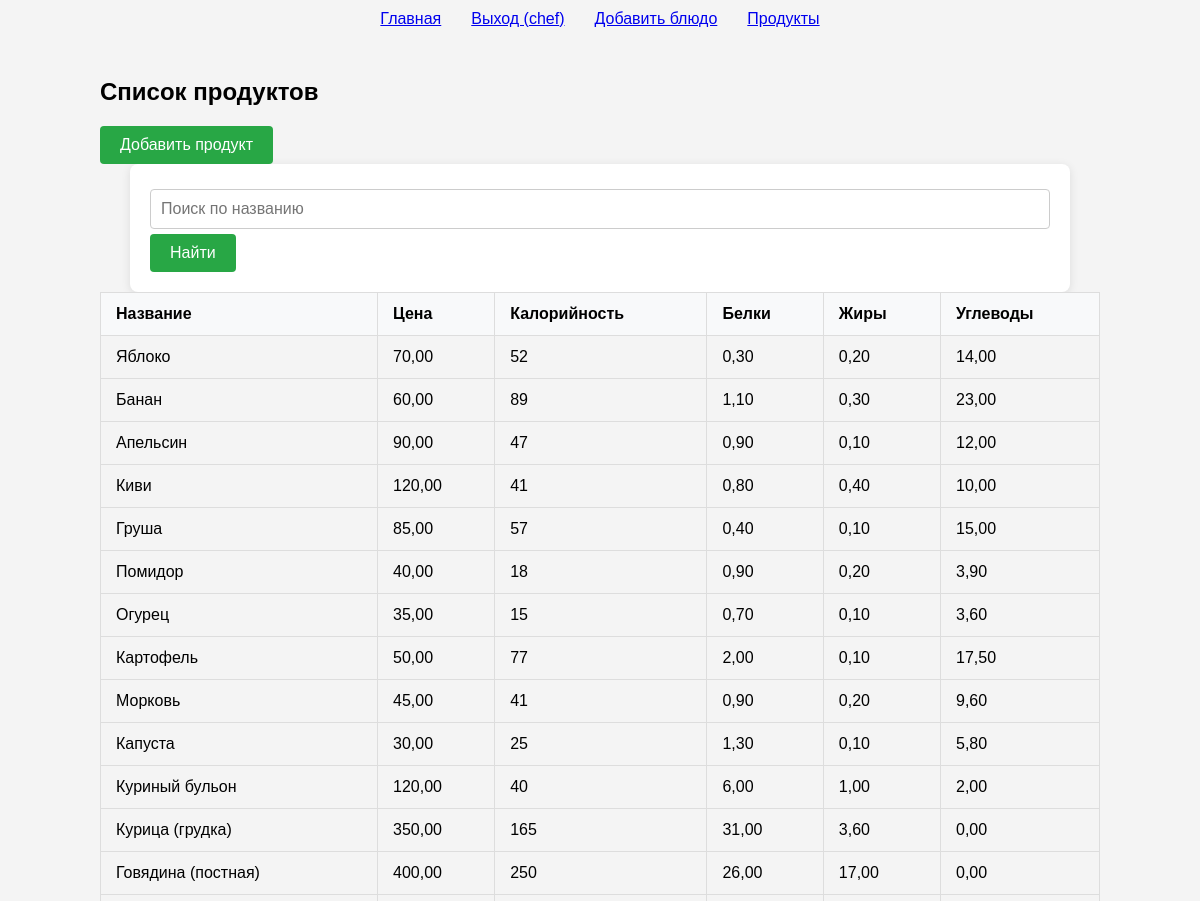
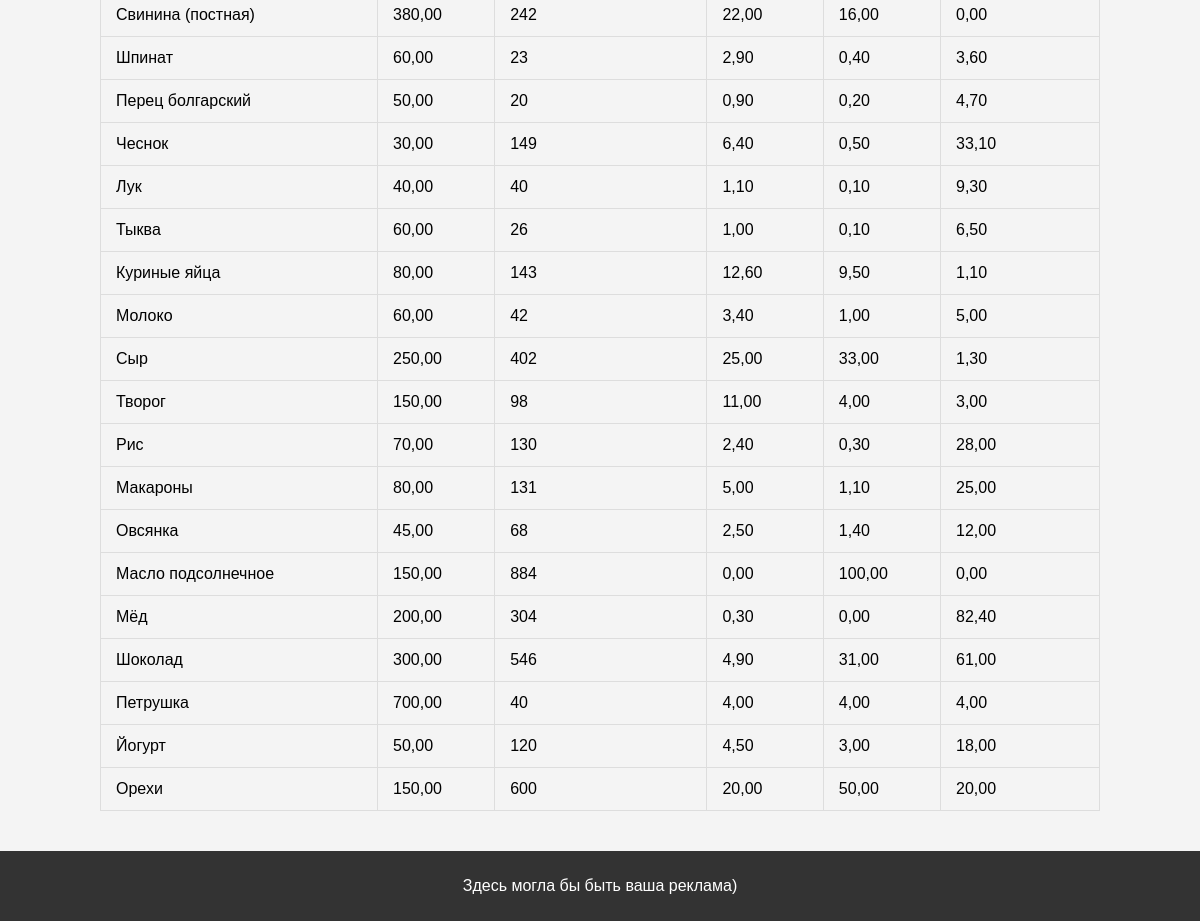
/app/products/ (signed in), run on the app's committed database (2 pictures, top to bottom).
### app/models.py (models this page shows, shortened)
class Product(models.Model):
    name = models.CharField(max_length=50)
    price = models.DecimalField(max_digits=10, decimal_places=2)
    calories = models.IntegerField()
    proteins = models.DecimalField(max_digits=5, decimal_places=2)
    fats = models.DecimalField(max_digits=5, decimal_places=2)
    carbohydrates = models.DecimalField(max_digits=5, decimal_places=2)

### app/views.py (the view)
# urls.py: path('products/', views.product_list, name='products'),
@login_required
def product_list(request):
    query = request.GET.get('search', '').strip()
    products = Product.objects.all()
    if query:
        products = products.filter(name__icontains=query)
    return render(request, 'app/products.html', {'products': products, 'search_query': query})

### app/templates/app/products.html (shortened to what this page needs)
{% extends 'main/base.html' %}
{% block content %}
    <h1>Список продуктов</h1>
    <a href="{% url 'add_product' %}">
        <button>Добавить продукт</button>
    </a>
    <form method="GET" action="{% url 'products' %}">
        <input type="text" name="search" value="{{ search_query }}" placeholder="Поиск по названию">
        <button type="submit">Найти</button>
    </form>
    <table>
        <thead>
            <tr>
                <th>Название</th>
                <th>Цена</th>
                <th>Калорийность</th>
                <th>Белки</th>
                <th>Жиры</th>
                <th>Углеводы</th>
            </tr>
        </thead>
        <tbody>
            {% for product in products %}
            <tr>
                <td>{{ product.name }}</td>
                <td>{{ product.price }}</td>
                <td>{{ product.calories }}</td>
                <td>{{ product.proteins }}</td>
                <td>{{ product.fats }}</td>
                <td>{{ product.carbohydrates }}</td>
            </tr>
            {% endfor %}
        </tbody>
    </table>
{% endblock %}

### main/templates/main/base.html (shortened to what this page needs)
<!DOCTYPE html>
<html lang="ru">
<head>
    {% load static %}
    <link rel="stylesheet" href="{% static 'css/style.css' %}">
</head>
<body>
<header>
    <nav>
        <div class='head'>
            <a href="{% url 'index' %}">Главная</a>
            {% if user.is_authenticated %}
            <a href="{% url 'logout' %}">Выход ({{ user.username }})</a>
            <a href="{% url 'add_dish' %}">Добавить блюдо</a><a href="{% url 'products' %}">Продукты</a>
            {% else %}
            <a href="{% url 'login' %}">Вход</a>
            <a href="{% url 'register' %}">Регистрация</a>
            {% endif %}
        </div>
    </nav>
</header>
<main>
    <section class="main-content container">
        {% block content %}{% endblock %}
    </section>
</main>
<footer>
    <p>Здесь могла бы быть ваша реклама)</p>
</footer>
</body>
</html>

### static/css/style.css (style rules this page uses)
body { scroll-behavior: smooth; font-family: Arial, sans-serif; margin: 0; padding: 0; background-color: #f4f4f4; }
.container { max-width: 1000px; margin: 0 auto; padding: 20px; }
header { padding: 10px 0; text-align: center; }
footer { text-align: center; background-color: #333; color: #fff; padding: 10px 0; }
.head { display: flex; gap: 30px; justify-content: center; align-items: center; }
table { width: 100%; border-collapse: collapse; margin-bottom: 20px; }
th, td { padding: 12px 15px; text-align: left; border: 1px solid #ddd; vertical-align: middle; }
th { background-color: #f8f9fa; font-weight: bold; }
input[type="number"], select, input[type="text"], textarea { width: 100%; padding: 10px; margin: 5px 0; border: 1px solid #ccc; border-radius: 4px; font-size: 16px; box-sizing: border-box; }
button { padding: 10px 20px; background-color: #28a745; color: white; border: none; border-radius: 4px; font-size: 16px; cursor: pointer; transition: background-color 0.3s ease; }
form { max-width: 900px; margin: 0 auto; padding: 20px; background-color: #fff; border-radius: 8px; box-shadow: 0 2px 10px rgba(0, 0, 0, 0.1); }

### data on the page
Product: name "Яблоко", price "70,00", calories "52", proteins "0,30", fats "0,20", carbohydrates "14,00"
Product: name "Банан", price "60,00", calories "89", proteins "1,10", fats "0,30", carbohydrates "23,00"
Product: name "Апельсин", price "90,00", calories "47", proteins "0,90", fats "0,10", carbohydrates "12,00"
Product: name "Киви", price "120,00", calories "41", proteins "0,80", fats "0,40", carbohydrates "10,00"
Product: name "Груша", price "85,00", calories "57", proteins "0,40", fats "0,10", carbohydrates "15,00"
Product: name "Помидор", price "40,00", calories "18", proteins "0,90", fats "0,20", carbohydrates "3,90"
Product: name "Огурец", price "35,00", calories "15", proteins "0,70", fats "0,10", carbohydrates "3,60"
Product: name "Картофель", price "50,00", calories "77", proteins "2,00", fats "0,10", carbohydrates "17,50"
Product: name "Морковь", price "45,00", calories "41", proteins "0,90", fats "0,20", carbohydrates "9,60"
Product: name "Капуста", price "30,00", calories "25", proteins "1,30", fats "0,10", carbohydrates "5,80"
Product: name "Куриный бульон", price "120,00", calories "40", proteins "6,00", fats "1,00", carbohydrates "2,00"
Product: name "Курица (грудка)", price "350,00", calories "165", proteins "31,00", fats "3,60", carbohydrates "0,00"
Product: name "Говядина (постная)", price "400,00", calories "250", proteins "26,00", fats "17,00", carbohydrates "0,00"
Product: name "Свинина (постная)", price "380,00", calories "242", proteins "22,00", fats "16,00", carbohydrates "0,00"
Product: name "Шпинат", price "60,00", calories "23", proteins "2,90", fats "0,40", carbohydrates "3,60"
Product: name "Перец болгарский", price "50,00", calories "20", proteins "0,90", fats "0,20", carbohydrates "4,70"
Product: name "Чеснок", price "30,00", calories "149", proteins "6,40", fats "0,50", carbohydrates "33,10"
Product: name "Лук", price "40,00", calories "40", proteins "1,10", fats "0,10", carbohydrates "9,30"
Product: name "Тыква", price "60,00", calories "26", proteins "1,00", fats "0,10", carbohydrates "6,50"
Product: name "Куриные яйца", price "80,00", calories "143", proteins "12,60", fats "9,50", carbohydrates "1,10"
Product: name "Молоко", price "60,00", calories "42", proteins "3,40", fats "1,00", carbohydrates "5,00"
Product: name "Сыр", price "250,00", calories "402", proteins "25,00", fats "33,00", carbohydrates "1,30"
Product: name "Творог", price "150,00", calories "98", proteins "11,00", fats "4,00", carbohydrates "3,00"
Product: name "Рис", price "70,00", calories "130", proteins "2,40", fats "0,30", carbohydrates "28,00"
Product: name "Макароны", price "80,00", calories "131", proteins "5,00", fats "1,10", carbohydrates "25,00"
Product: name "Овсянка", price "45,00", calories "68", proteins "2,50", fats "1,40", carbohydrates "12,00"
Product: name "Масло подсолнечное", price "150,00", calories "884", proteins "0,00", fats "100,00", carbohydrates "0,00"
Product: name "Мёд", price "200,00", calories "304", proteins "0,30", fats "0,00", carbohydrates "82,40"
Product: name "Шоколад", price "300,00", calories "546", proteins "4,90", fats "31,00", carbohydrates "61,00"
Product: name "Петрушка", price "700,00", calories "40", proteins "4,00", fats "4,00", carbohydrates "4,00"
Product: name "Йогурт", price "50,00", calories "120", proteins "4,50", fats "3,00", carbohydrates "18,00"
Product: name "Орехи", price "150,00", calories "600", proteins "20,00", fats "50,00", carbohydrates "20,00"

### other printed values
{{ user.username }} "chef"
